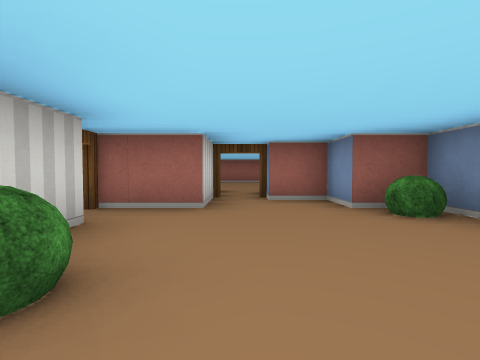
view 1 (above)

24 first-person views from a walk through a cub3D level. The camera is about half as high as the walls, tilts 2° down and sees 85° across. The floor is counted in squares. Each view is taken from the middle of a square. On the plan, view 1 faces up. The plan holds only what a view shows up to about 9 squares ahead; the rest is blank.

view 2
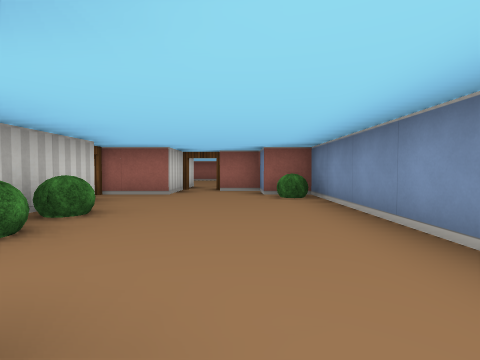

view 3
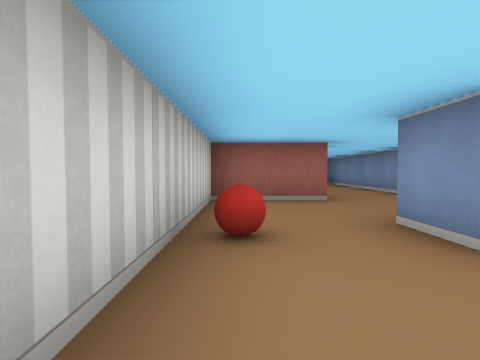

view 4
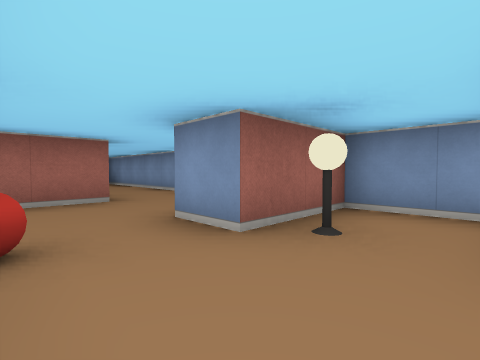

view 5
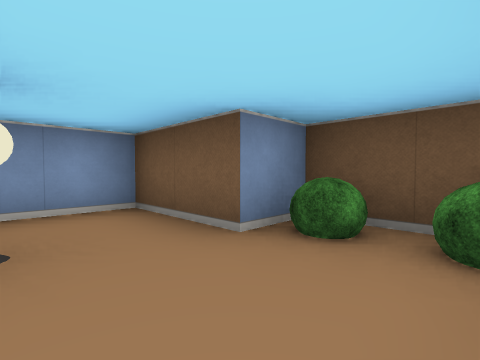

view 6
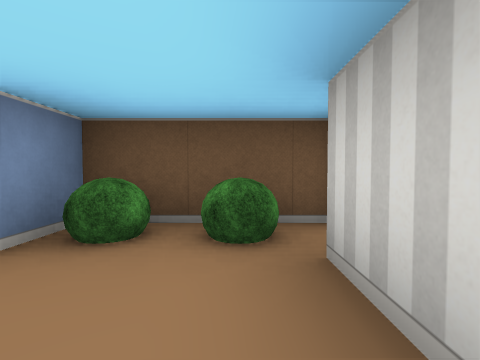

view 7
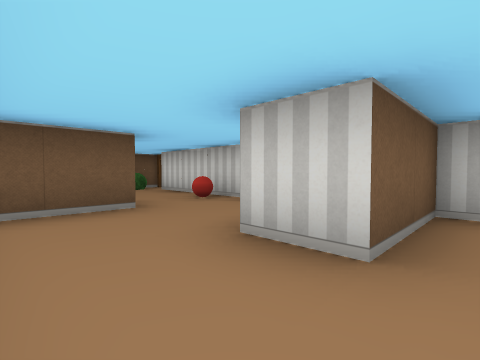

view 8
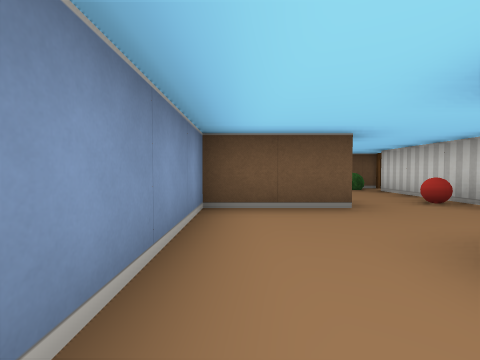

view 9
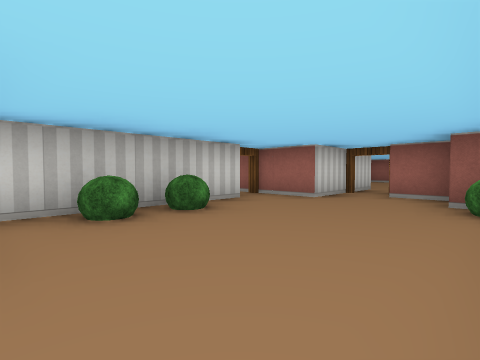

view 10
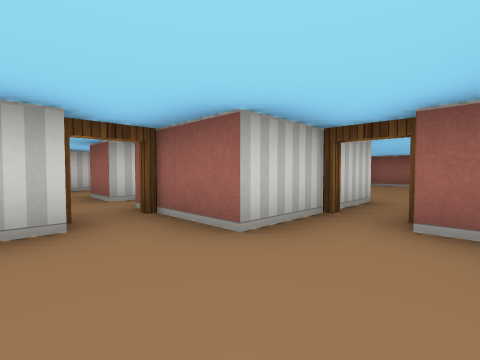

view 11
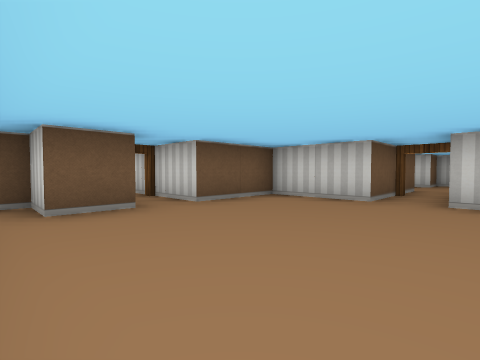

view 12
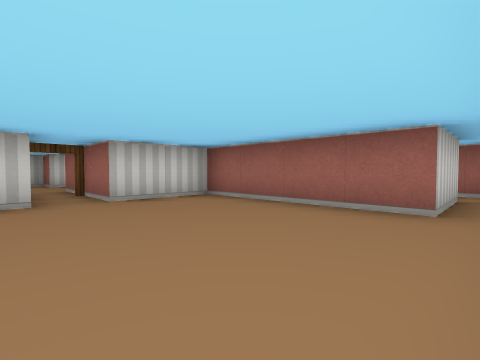

view 13
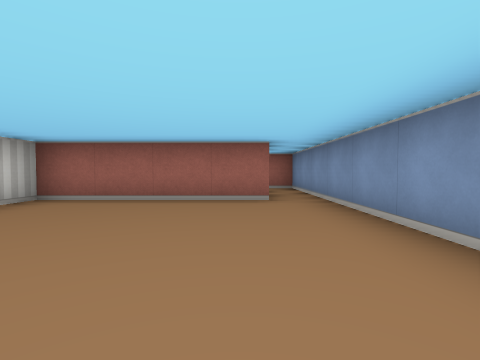

view 14
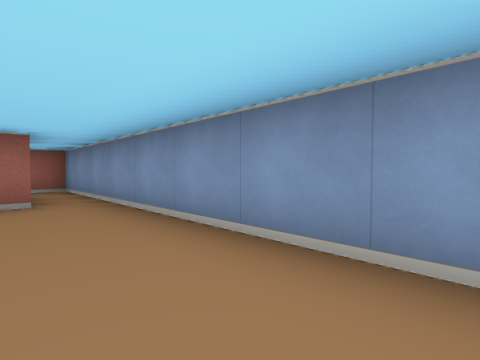

view 15
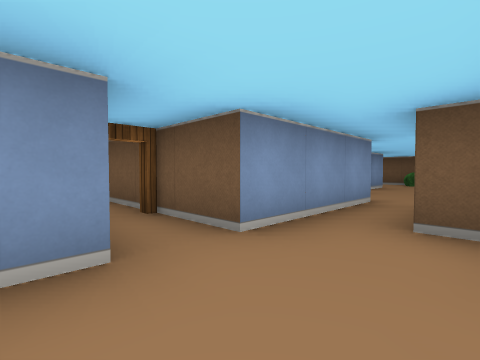

view 16
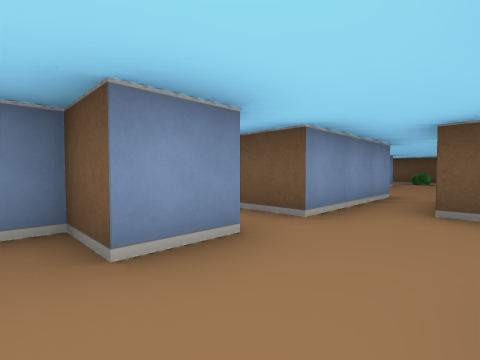

view 17
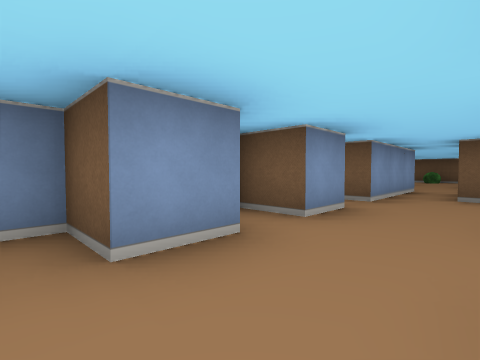

view 18
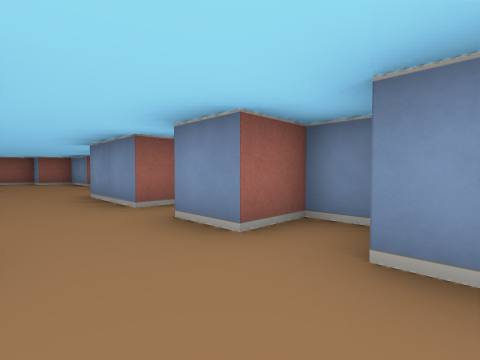

view 19
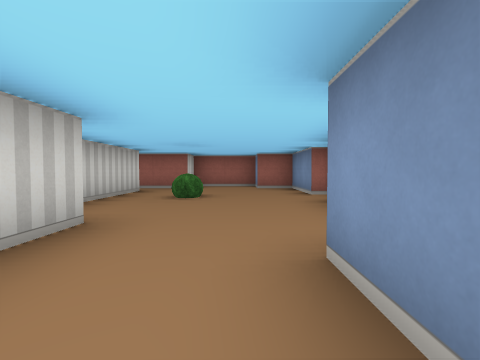

view 20
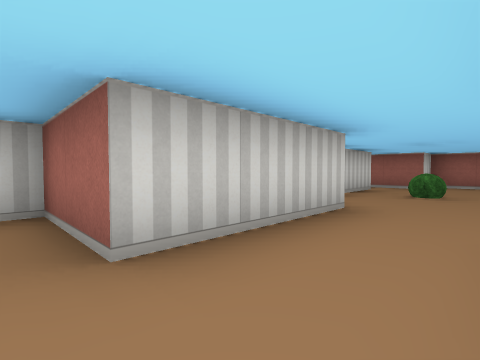

view 21
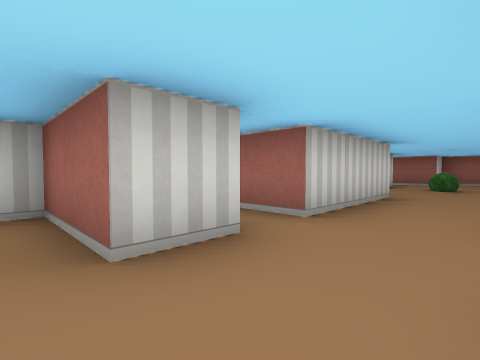

view 22
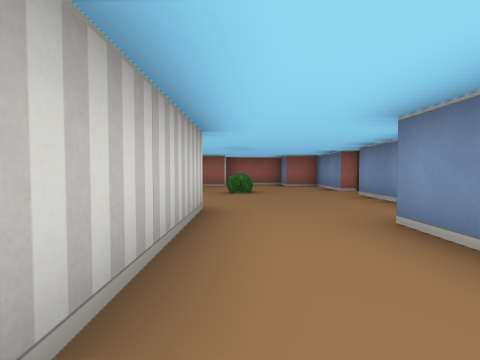

view 23
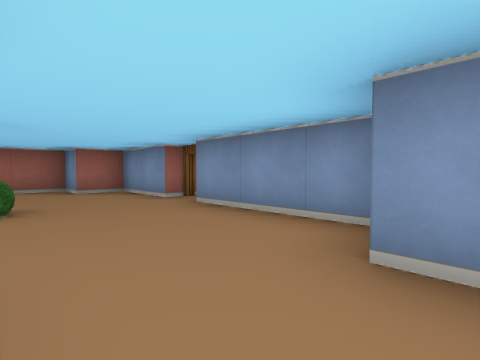

view 24
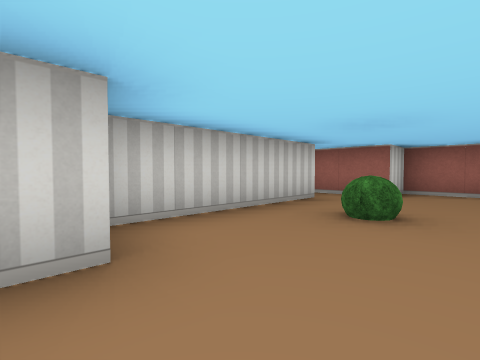

### Floor plan
Points are (right, up) in squares from view 1. A wall is a line through its corners. A room is listed if a view was taken in it or the views show most of it. See-through windows are left out.
Room 1 (views 1, 7, 8, 9, 10)
walls: (-1.5, 2.6) (-1.5, -1.5) (0.5, -1.5); (2.5, -1.5) (2.5, 3.5) (1.5, 3.5) (1.5, 4.5) (0.5, 4.5); (-0.5, 5) (-0.5, 3.5) (-2.5, 3.5)
ways out: opening at (1.5, -2) to room 2; open door at (0, 5) to room 4; open door at (-2, 3)
objects: bush (-1, 0); bush (-1, 1); bush (2, 3)
Room 2 (view 2)
walls: (0.5, -1.5) (0.5, -2.5) (-1.5, -2.5) (-1.5, -5.5); (0.5, -5.5) (0.5, -4.5) (2.5, -4.5) (2.5, -1.5)
ways out: opening at (1.5, -2) to room 1; opening at (-0.5, -5) to room 3
objects: ball (-1, -5)
Room 3 (views 3, 4, 5, 6)
walls: (-1.5, -5.5) (-1.5, -7.5); (-2, -8.5) (0.5, -8.5) (0.5, -7.5) (2.5, -7.5) (2.5, -5.5) (0.5, -5.5)
ways out: opening at (-0.5, -5) to room 2; open door at (-2, -8)
objects: bush (-1, -8); bush (0, -8); lamp (1, -6)
Room 4 (views 11, 12, 13, 14)
walls: (0.4, 6.5) (1.5, 6.5) (1.5, 5.5) (1.9, 5.5); (1.5, 11.5) (-2.5, 11.5) (-2.5, 9.5) (-4, 9.5); (2.5, 7) (2.5, 11.5); (-4, 8.5) (-2.5, 8.5) (-2.5, 6.5) (-0.5, 6.5) (-0.5, 5)
ways out: open door at (0, 5) to room 1; open door at (-4, 9) to room 7; opening at (2, 12.5)
Room 5 (views 15, 16, 18, 21)
walls: (-7.5, 10) (-7.5, 9.5); (-7.5, 12.5) (-7.5, 11.5) (-9.5, 11.5) (-9.5, 11.1); (-5.5, 9.5) (-5.5, 10.5) (-4.5, 10.5) (-4.5, 11.5) (-5.5, 11.5) (-5.5, 12.5)
ways out: opening at (-6.5, 12) to room 6; opening at (-6.5, 10) to room 7
Room 6 (views 17, 19, 20, 22, 23, 24)
walls: (-7.5, 16.6) (-7.5, 13.5) (-9.5, 13.5) (-9.5, 13.1); (-8.5, 20.5) (-8.5, 16.8); (-4.5, 19.5) (-4.5, 21.5) (-5.5, 21.5) (-5.5, 22.5) (-7.5, 22.5) (-7.5, 21.5) (-9.1, 21.5); (-4.5, 15.8) (-4.5, 18.5); (-4.9, 13.5) (-5.5, 13.5) (-5.5, 15.5); (-5.5, 12.5) (-4.5, 12.5) (-4.5, 13)
ways out: opening at (-6.5, 12) to room 5; open door at (-4, 19)
objects: bush (-7, 19)
Room 7 (no view inside)
walls: (-7, 7.5) (-6.5, 7.5); (-7.5, 9.5) (-8.5, 9.5) (-8.5, 8.5) (-7.5, 8.5) (-7.5, 8); (-4, 9.5) (-5.5, 9.5); (-5.5, 5.4) (-5.5, 8.5) (-4, 8.5)
ways out: open door at (-4, 9) to room 4; opening at (-6.5, 10) to room 5; opening at (-6, 5)

Where each view was taken, in squares from view 1:
view 1: 0 up, 0 right, facing up
view 2: 2 down, 1 right, facing up
view 3: 7 down, 1 left, facing up
view 4: 7 down, 1 left, facing up-right
view 5: 6 down, 1 left, facing down-right
view 6: 6 down, 1 left, facing down
view 7: 1 down, 2 right, facing down-left
view 8: 1 down, 2 right, facing down
view 9: 1 down, 2 right, facing up-left
view 10: 2 up, 1 right, facing up-left
view 11: 10 up, 2 right, facing down-left
view 12: 8 up, 2 right, facing up-left
view 13: 7 up, 1 right, facing up
view 14: 7 up, 1 right, facing up-right
view 15: 10 up, 7 left, facing down-right
view 16: 11 up, 7 left, facing down-right
view 17: 13 up, 7 left, facing down-right
view 18: 10 up, 7 left, facing up-right
view 19: 14 up, 6 left, facing up
view 20: 13 up, 6 left, facing up-left
view 21: 11 up, 6 left, facing up-left
view 22: 13 up, 7 left, facing up
view 23: 15 up, 7 left, facing up-right
view 24: 16 up, 6 left, facing up-left
